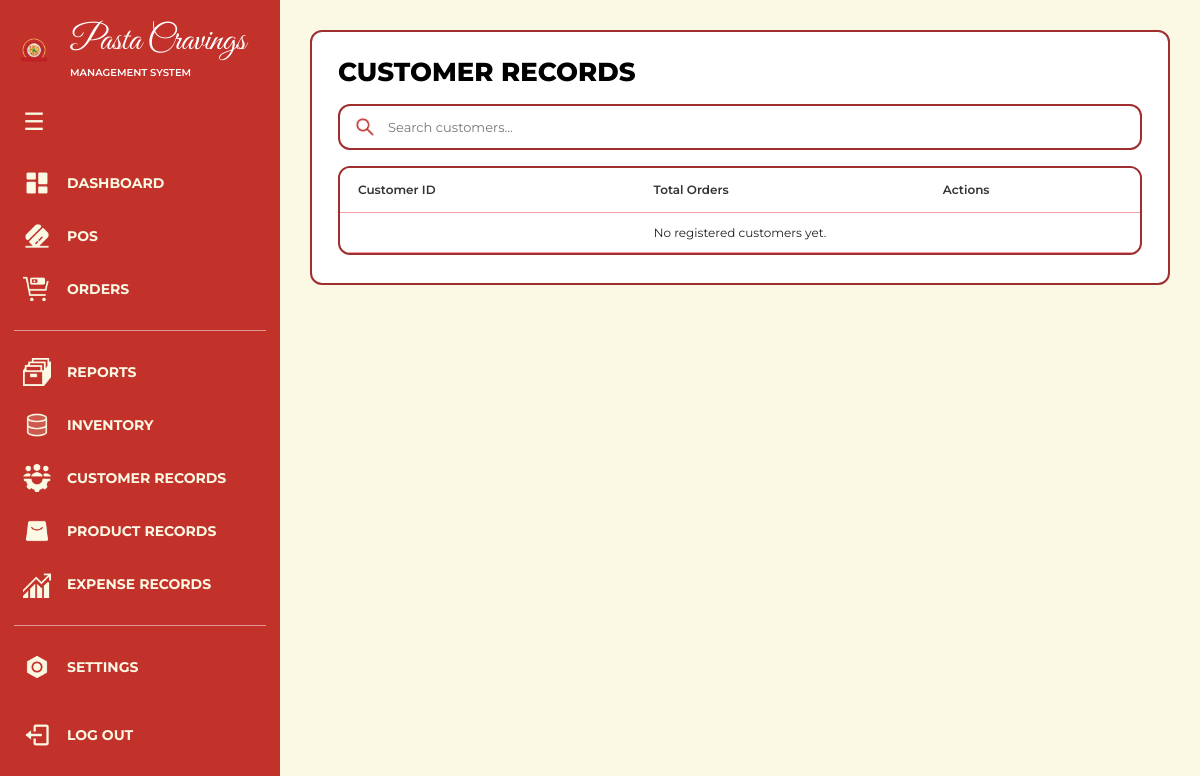
/customers/ (signed in), run on an earlier commit of the app's database.
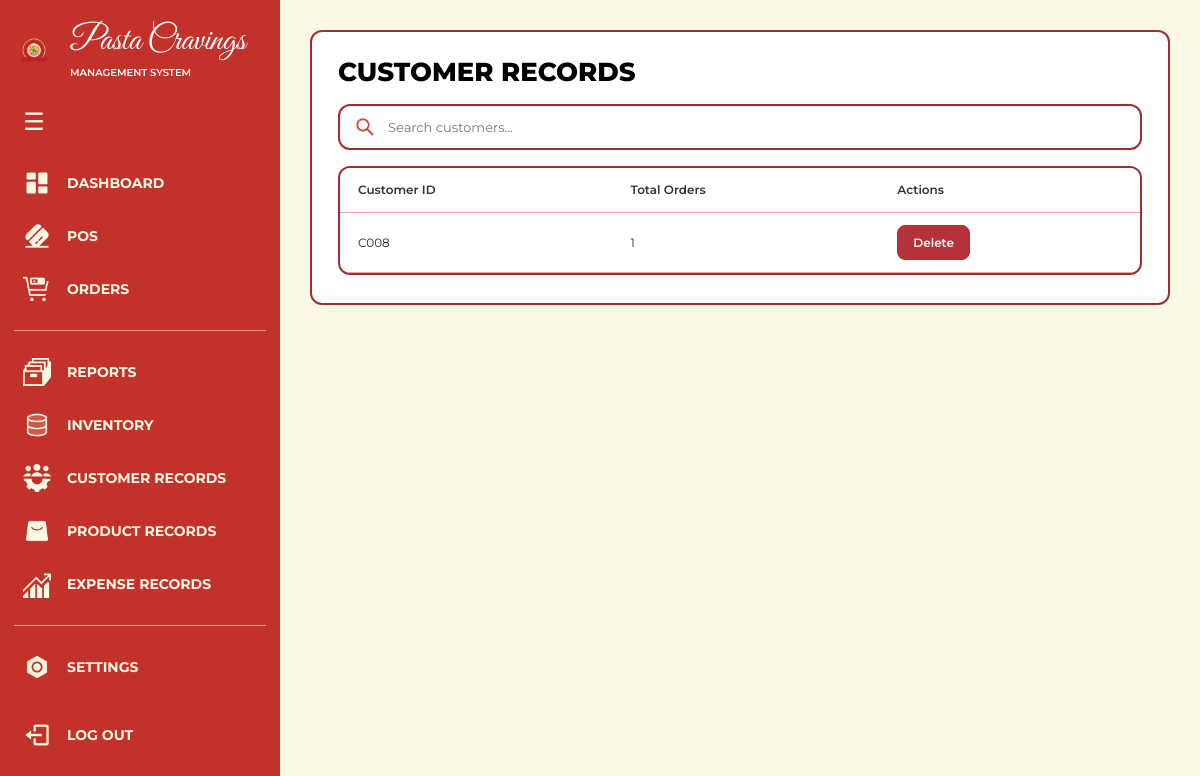
And on a later commit of the database.
### apps/customers/models.py (models this page shows, shortened)
class Customer(models.Model):
    name = models.CharField(max_length=150, default="Walk-in Customer")
    created_at = models.DateTimeField(auto_now_add=True)

### apps/customers/views.py (the view)
# urls.py: path("", views.customer_view, name="customer"),
@admin_required
def customer_view(request):
    customers_list = (
        Customer.objects
        .annotate(
            total_orders=Coalesce(
                Sum("orders__items__quantity"),
                0
            )
        )
        .order_by("id")
    )
    return render(request, "customer_records.html", {
        "customers": customers_list,
    })

### apps/accounts/views.py (called while the page is built)
def admin_required(view_func):
    return user_passes_test(
        lambda user: user.is_superuser,
        login_url="pos:pos"
    )(view_func)

### templates/customer_records.html (shortened to what this page needs)
{% extends "base.html" %}
{% load static %}
{% block extra_css %}
<link rel="stylesheet" href="{% static 'css/customer_records.css' %}">
{% endblock %}
{% block navbar %}
    {% include "components/navbar_database.html" %}
{% endblock %}
{% block content %}
<main class="app">
    <section id="customer-records" class="records-panel">
        <h1>CUSTOMER RECORDS</h1>
        <div class="toolbar">
            <label class="search-box">
                <img src="{% static 'icons/search.png' %}" alt="" class="search-icon">
                <input type="search" id="customerSearch" placeholder="Search customers...">
            </label>
        </div>
        <div class="table-container">
            <div class="table-scroll">
                <table>
                    <thead>
                        <tr>
                            <th>Customer ID</th>
                            <th>Total Orders</th>
                            <th>Actions</th>
                        </tr>
                    </thead>
                    <tbody id="customerTable">
                        {% for cust in customers %}
                        <tr class="customer-row">
                            <td>
                                C{{ cust.id|stringformat:"03d" }}
                            </td>
                            <td>
                                {{ cust.total_orders }}
                            </td>
                            <td>
                                <form
                                    method="POST"
                                    action="{% url 'delete_customer' cust.id %}"
                                    class="delete-customer-form"
                                    onsubmit="return confirm('Are you sure you want to delete this customer?');"
                                >
                                    <button type="submit" class="delete-button">
                                        Delete
                                    </button>
                                </form>
                            </td>
                        </tr>
                        {% empty %}
                        <tr>
                            <td colspan="3" class="empty-message">
                                No registered customers yet.
                            </td>
                        </tr>
                        {% endfor %}
                    </tbody>
                </table>
            </div>
        </div>
    </section>
</main>
{% endblock %}

What changed in the data, as far as the page shows it:
added Customer: id "008", total_orders "1"
Also different on the page:
text no longer shown: "No registered customers yet."
